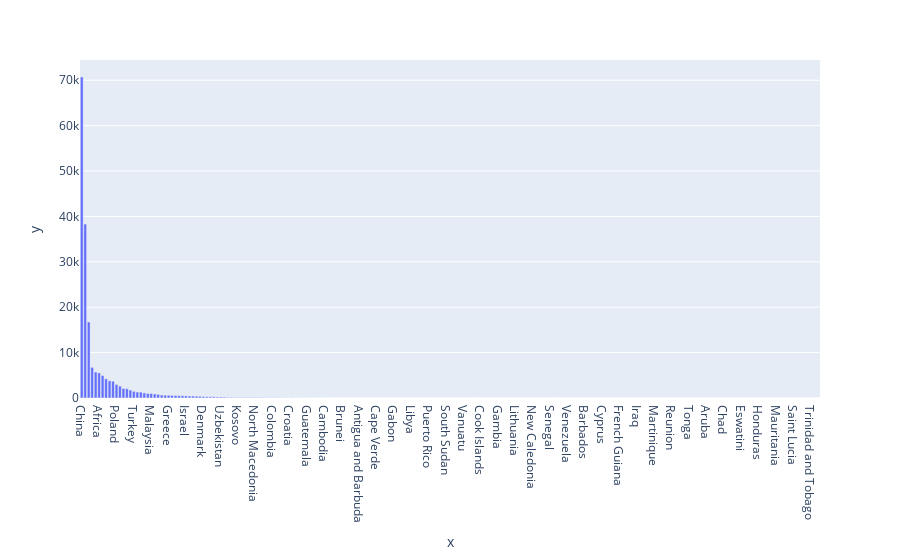

The notebook cell this image was saved under:
### Code cell
# 11
#Electricity generation from Coal for a certain period of time(years between 2000 and 2021 normally termed as 20's) for individual countires.
read_cursor = myconnection.cursor(buffered=True, named_tuple=True)

query_string_only_countires_after_2000 = (
"SELECT SUM(TWh) as TWh_Sum, Country FROM Coal_electricity WHERE (Year BETWEEN 2000 AND 2021) GROUP BY Country HAVING Country NOT like 'Asia%' AND Country NOT LIKE 'Europe%' AND Country NOT LIKE 'South%America%' AND Country NOT LIKE 'North%America%' AND Country NOT LIKE '%(BP)' AND country NOT LIKE '%countries' AND Country NOT LIKE '%(Ember)' AND Country NOT LIKE 'Oceania' AND Country NOT LIKE 'World' ORDER BY TWh_Sum DESC;")
#Find all the individual country names.
read_cursor.execute(query_string_only_countires_after_2000)
#Converting output into dataframe for visualization.
columns = [desc[0] for desc in read_cursor.description]
data_df = pd.DataFrame(read_cursor.fetchall(), columns=columns)
print_queries(read_cursor);
read_cursor.close()

data_df.head(10)

import plotly.express as px
fig = px.bar(x=data_df["Country"], y=data_df["TWh_Sum"])
fig.show()

read_cursor.close()

#Conclusion: I can observe that China produces almost double amount of electricity than US which stand after China.

### Figure 1 — Plotly figure (JSON) as saved in the notebook; plotly's stock layout.template omitted (floating-point values rounded to 4 significant figures; data arrays with more than 128 entries replaced by an {"elided": "..."} marker saying what was removed)
{"data": [{"alignmentgroup": "True", "hovertemplate": "x=%{x}<br>y=%{y}<extra></extra>", "legendgroup": "", "marker": {"color": "#636efa", "pattern": {"shape": ""}}, "name": "", "offsetgroup": "", "orientation": "v", "showlegend": false, "textposition": "auto", "type": "bar", "x": {"elided": "213 str values"}, "xaxis": "x", "y": {"elided": "213 int values"}, "yaxis": "y"}], "layout": {"autosize": true, "barmode": "relative", "legend": {"tracegroupgap": 0}, "margin": {"t": 60}, "xaxis": {"anchor": "y", "autorange": true, "domain": [0, 1], "range": [-0.5, 212.5], "title": {"text": "x"}, "type": "category"}, "yaxis": {"anchor": "x", "autorange": true, "domain": [0, 1], "range": [0, 74460.0], "title": {"text": "y"}, "type": "linear"}}}
